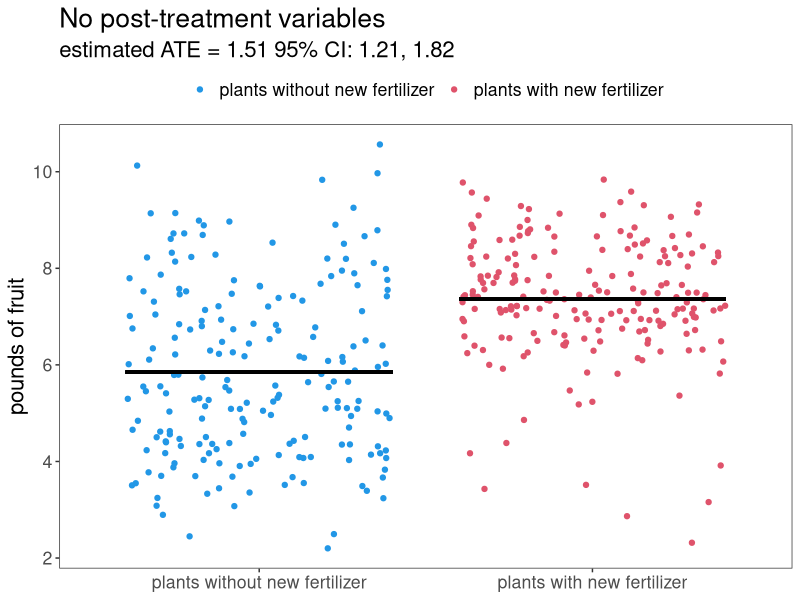
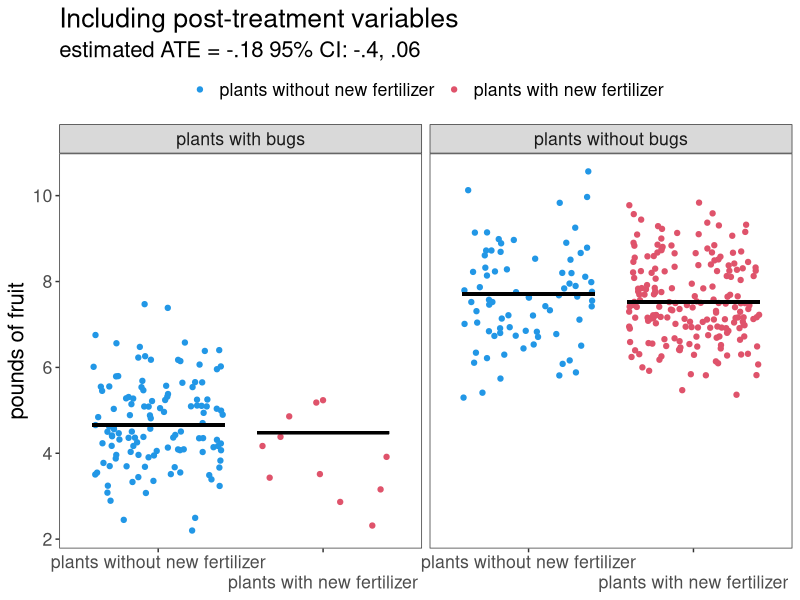
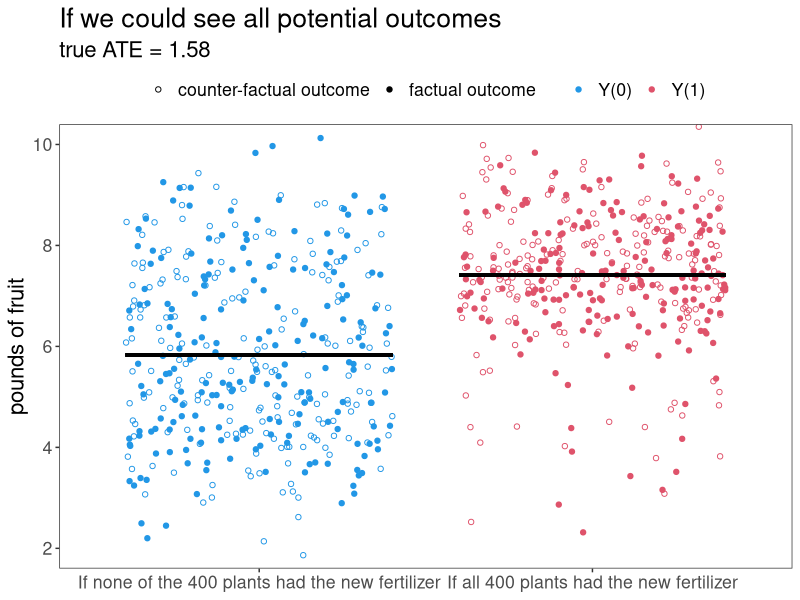
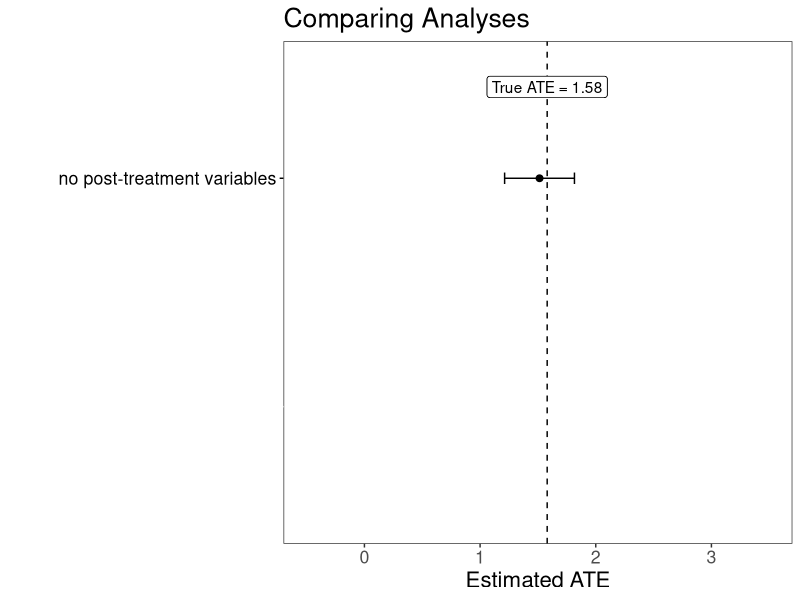
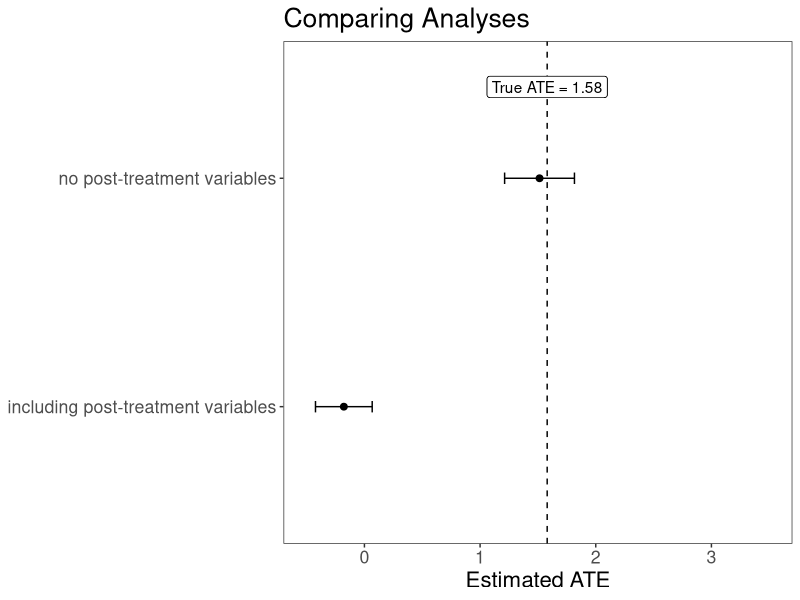
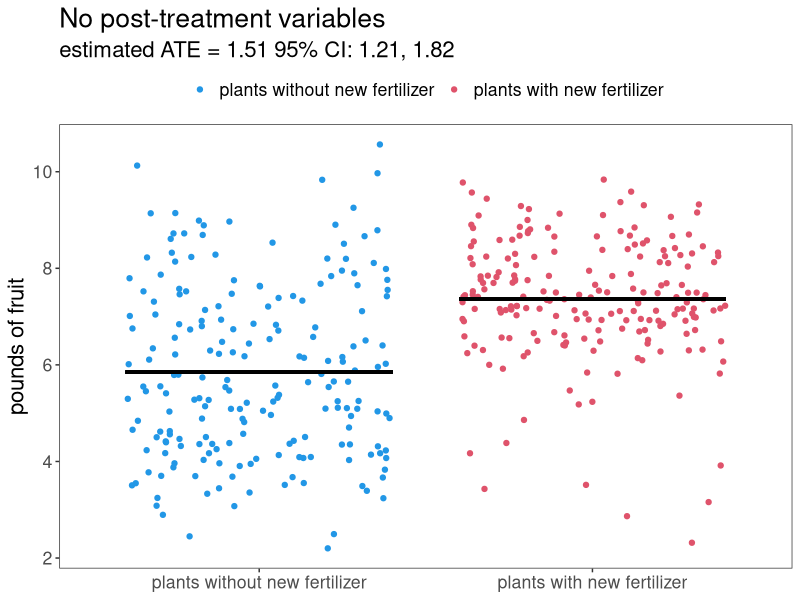
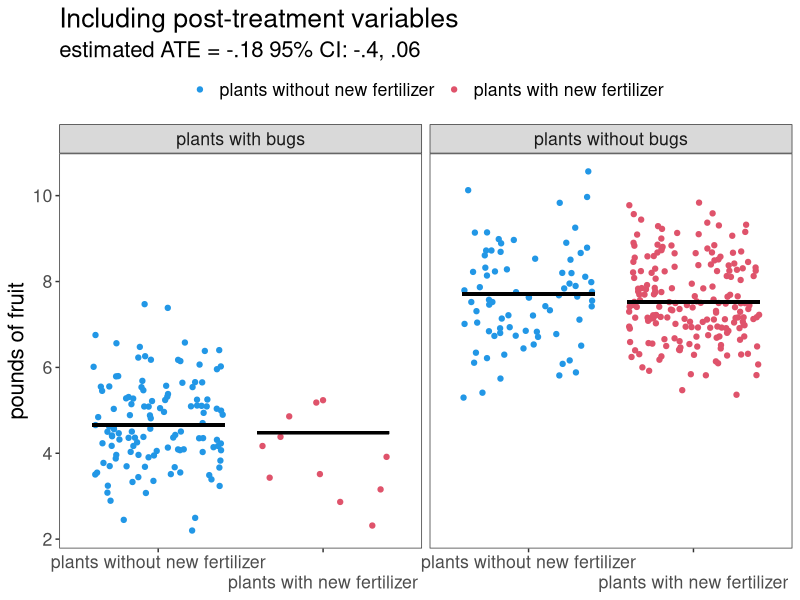
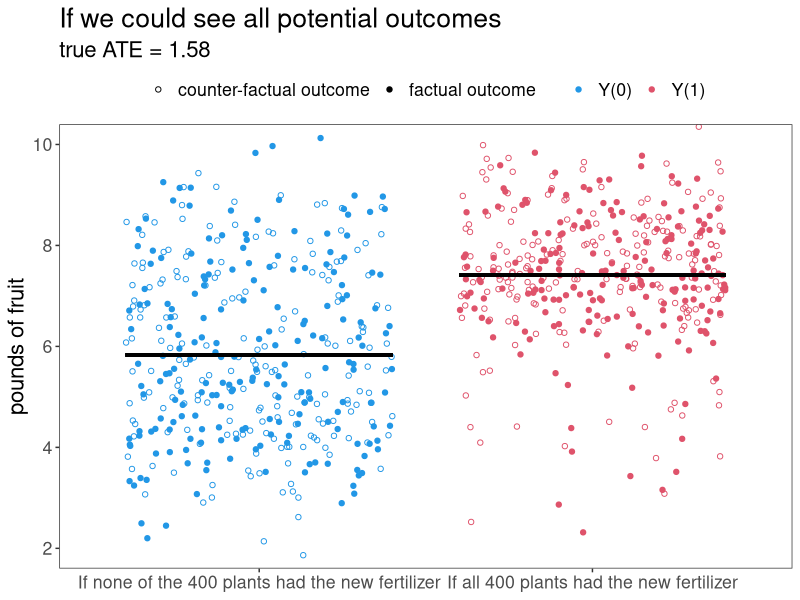

Reproduce these figures in R, in order.
library(tidyverse)
library(patchwork)
set.seed(21)
n = 400
z <- rep( 0:1 , each=n/2 )
bugs1 <- rbinom(n, 1, .1)
bugs0 <- rbinom(n, 1, .6)
bugs1[bugs0 == 0 & bugs1 == 1] <- 0
bugs <- ifelse(z == 1, bugs1, bugs0)
bugs_lab <- ifelse(bugs == 1, 'bugs' , 'no bugs')

y1 <- 7.5 + rnorm(400) -3*bugs1
y0 <- 7.5 + rnorm(400) -3*bugs0
y <- ifelse(z == 1, y1, y0)

summary(lm(y ~ z))
1.5139 - 1.96*.1540

summary(lm(y ~ z + bugs))
-0.1780    + 1.96*0.1251;-0.1780    - 1.96*0.1251 



theme_set(theme_bw() + 
            theme(panel.grid.major = element_blank(), 
                  panel.grid.minor = element_blank(), 
                  text = element_text(size = 16)))

# create plot 1 this is the analysis without bugs
tibble::tibble(bugs, z, y) %>% 
  mutate(z_lab = ifelse(z == 1, 'plants with new fertilizer', 'plants without new fertilizer'), 
         beta = ifelse(z == 1, 5.649 + 1.663, 5.649)) %>% 
  ggplot2::ggplot(aes(reorder(z_lab, z), y, col = z_lab)) + 
  geom_point(position = position_jitter(seed = 2)) + 
  geom_segment(x = .6, xend = 1.4, y = 5.849, yend = 5.849, col = 'black', size = 1) + 
  geom_segment(x = 1.6, xend = 2.4, y = 5.849+ 1.514, yend = 5.849+ 1.514, col = 'black', size = 1) + 
  scale_color_manual(values = c(4, 2), breaks = c('plants without new fertilizer', 'plants with new fertilizer')) + 
  theme(legend.position = 'top') + 
  labs(x = NULL, y = 'pounds of fruit', title = 'No post-treatment variables', color = NULL, 
       subtitle = 'estimated ATE = 1.51 95% CI: 1.21, 1.82') 

# save to learning file
ggsave('p1.png', 
       path = '~/Dropbox/thinkCausal_dev/thinkCausal/inst/app/www/learn/post-treatment/', 
      width = 9, 
      height = 7)


tibble::tibble(bugs, z, y) %>% 
  mutate(z_lab = ifelse(z == 1, 'plants with new fertilizer', 'plants without new fertilizer'), 
         beta = case_when(
           bugs == 1 & z == 1 ~ sum(lm(y ~ z + bugs)$coeff), 
           bugs == 1 & z == 0 ~ sum(lm(y ~ z + bugs)$coeff[c(1, 3)]), 
           bugs == 0 & z == 1 ~ sum(lm(y ~ z + bugs)$coeff[c(1, 2)]), 
           bugs == 0 & z == 0 ~ sum(lm(y ~ z + bugs)$coeff[1]),
         ), 
         .x = ifelse(z == 1, 1.6, .6),
         .xend = ifelse(z == 1, 2.4, 1.4),
         bugs = ifelse(bugs == 1, 'plants with bugs', 'plants without bugs'), 
        ) %>% 
  ggplot2::ggplot(aes(reorder(z_lab, z), y, col = z_lab)) + 
  geom_point(position = position_jitter(seed = 2)) + 
  geom_segment(aes(x = .x, xend = .xend, y = beta, yend = beta), col = 'black', size = 1) + 
  scale_color_manual(values = c(4, 2), breaks = c('plants without new fertilizer', 'plants with new fertilizer')) + 
  facet_wrap(~bugs) + 
  scale_x_discrete(guide = guide_axis(n.dodge = 2)) + 
  theme(legend.position = 'top') + 
  labs(x = NULL, y = 'pounds of fruit', title = 'Including post-treatment variables', color = NULL, 
       subtitle = 'estimated ATE = -.18 95% CI: -.4, .06')

ggsave('p2.png', 
       path = '~/Dropbox/thinkCausal_dev/thinkCausal/inst/app/www/learn/post-treatment/', 
       width = 9, 
       height = 7)



mean(y1 - y0)
tibble::tibble(y1, y0, y, z, bugs1, bugs0) %>% 
  pivot_longer(1:2) %>% 
  mutate(status = 
           case_when(
             z == 1 & name == 'y1' ~ 'factual outcome', 
             z == 0 & name == 'y0' ~ 'factual outcome', 
             TRUE ~ 'counter-factual outcome'
           ), 
         .x = ifelse(name == 'y1', 1.6, .6),
         .xend = ifelse(name == 'y1', 2.4, 1.4),
         po = ifelse(name == 'y1', 'Y(1)', 'Y(0)'), 
         name_lab = ifelse(name == 'y1', 'If all 400 plants had the new fertilizer', 'If none of the 400 plants had the new fertilizer'),
         z_lab = ifelse(z == 1, 'plants with new fertilizer', 'plants without new fertilizer')
         ) %>% 
  group_by(name) %>% 
  mutate(ate = mean(value)) %>% 
  ungroup() %>% 
  ggplot(aes(reorder(name_lab, ate), value, col = po, shape = status)) + 
  geom_point(position = position_jitter(seed = 2)) + 
  geom_segment(aes(x = .x, xend = .xend, y = ate, yend = ate), col = 'black', size = 1) + 
  scale_color_manual(values = c(4, 2), 
                     #breaks = c('Y if Z = 0', 'Y if Z = 1')
                     ) + 
  scale_shape_manual(values = c(21, 19)) + 
  theme(legend.position = 'top') + 
  labs(x = NULL, color = NULL, shape = NULL, y = 'pounds of fruit', 
       title = 'If we could see all potential outcomes', 
       subtitle = 'true ATE = 1.58') + 
  coord_cartesian(ylim = c(2, 10))

ggsave('p3.png', 
       path = '~/Dropbox/thinkCausal_dev/thinkCausal/inst/app/www/learn/post-treatment/', 
       width = 9, 
       height = 7)
           

tibble(est = c(lm(y ~ z)$coeff[2], lm(y ~ z + bugs)$coeff[2]), 
       se = c(sqrt(diag(vcov(lm(y ~ z))))[2], sqrt(diag(vcov(lm(y ~ z + bugs))))[2]), 
       lci = est - 1.96*se, 
       uci = est + 1.96*se, 
       analysis = c('no post-treatment variables', 'including post-treatment variables'), 
       ate = mean(y1 - y0), 
       color = c('black', 'white')) %>% 
ggplot(aes(x = est, analysis, col = color)) + 
  geom_point(size = 2) + 
  geom_errorbarh(aes(xmin = lci, xmax = uci, y = analysis), height = .05) + 
  coord_cartesian(xlim = c(-.5, 3.5), ylim = c(1, 2)) + 
  scale_color_manual(values = c('black', 'white')) + 
  geom_vline(xintercept = 1.58, linetype = 2) + 
  geom_label(label = 'True ATE = 1.58', x = 1.58, y = 2.4, color = 'black') + 
  theme(axis.text.y = element_text(color = c('white', 'black')), 
        axis.ticks.y = element_line(color = c('white', 'black')),
        legend.position = 'none') + 
  labs(x = 'Estimated ATE', y = NULL, title = 'Comparing Analyses')

ggsave('p4.png', 
       path = '~/Dropbox/thinkCausal_dev/thinkCausal/inst/app/www/learn/post-treatment/', 
       width = 9, 
       height = 7)

tibble(est = c(lm(y ~ z)$coeff[2], lm(y ~ z + bugs)$coeff[2]), 
       se = c(sqrt(diag(vcov(lm(y ~ z))))[2], sqrt(diag(vcov(lm(y ~ z + bugs))))[2]), 
       lci = est - 1.96*se, 
       uci = est + 1.96*se, 
       analysis = c('no post-treatment variables', 'including post-treatment variables'), 
       ate = mean(y1 - y0)) %>% 
  ggplot(aes(x = est, analysis)) + 
  geom_point(size = 2) + 
  geom_errorbarh(aes(xmin = lci, xmax = uci, y = analysis), height = .05) + 
  coord_cartesian(xlim = c(-.5, 3.5), ylim = c(1, 2)) + 
  geom_vline(xintercept = 1.58, linetype = 2) + 
  geom_label(label = 'True ATE = 1.58', x = 1.58, y = 2.4, color = 'black') + 
  labs(x = 'Estimated ATE', y = NULL, title = 'Comparing Analyses')

ggsave('p5.png', 
       path = '~/Dropbox/thinkCausal_dev/thinkCausal/inst/app/www/learn/post-treatment/', 
       width = 9, 
       height = 7)
